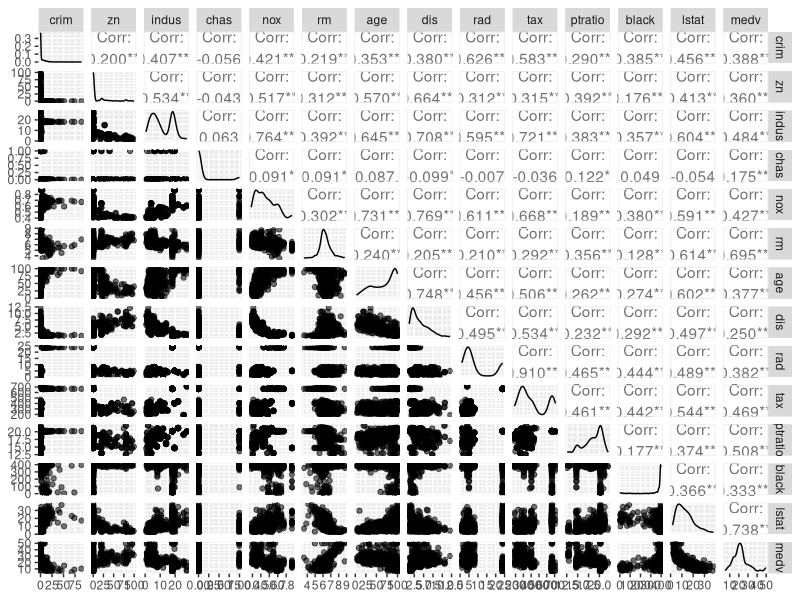
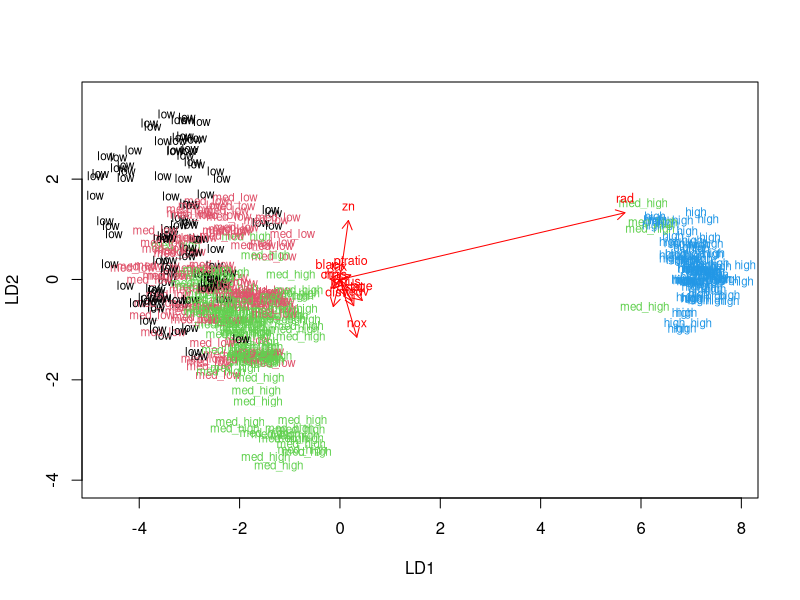
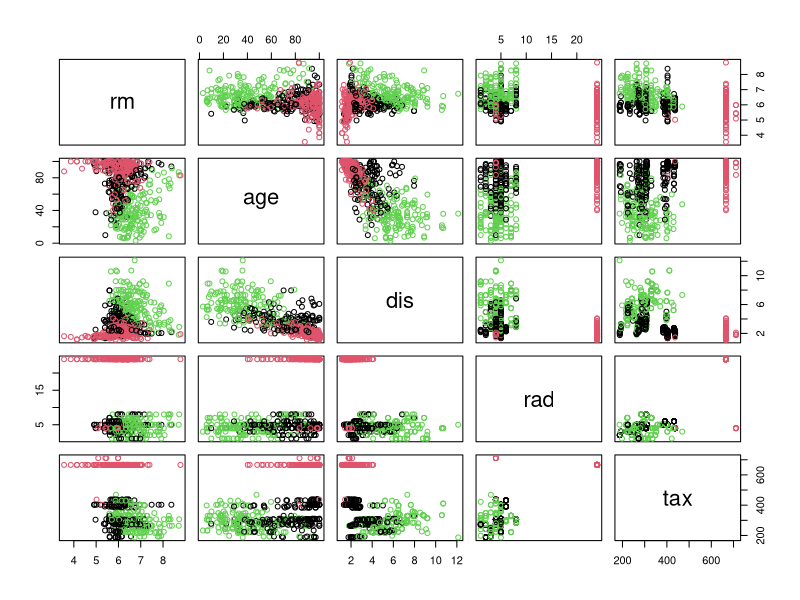
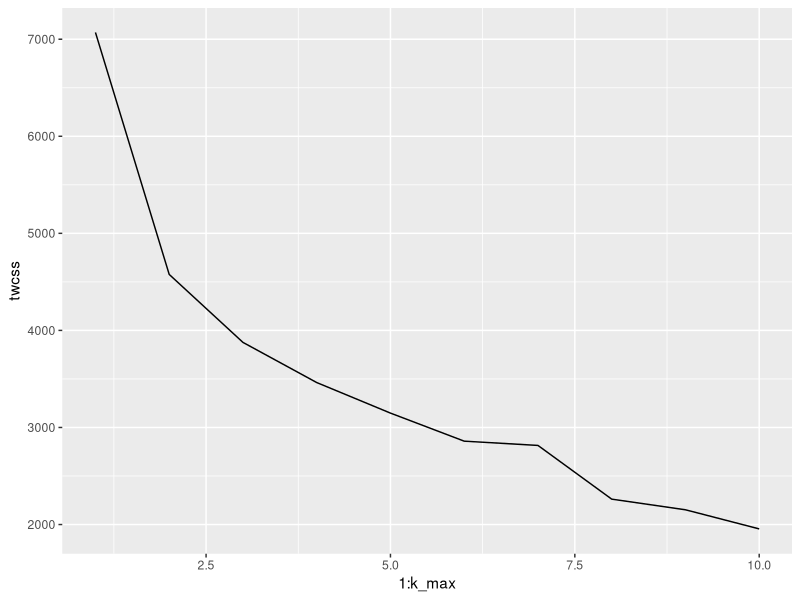
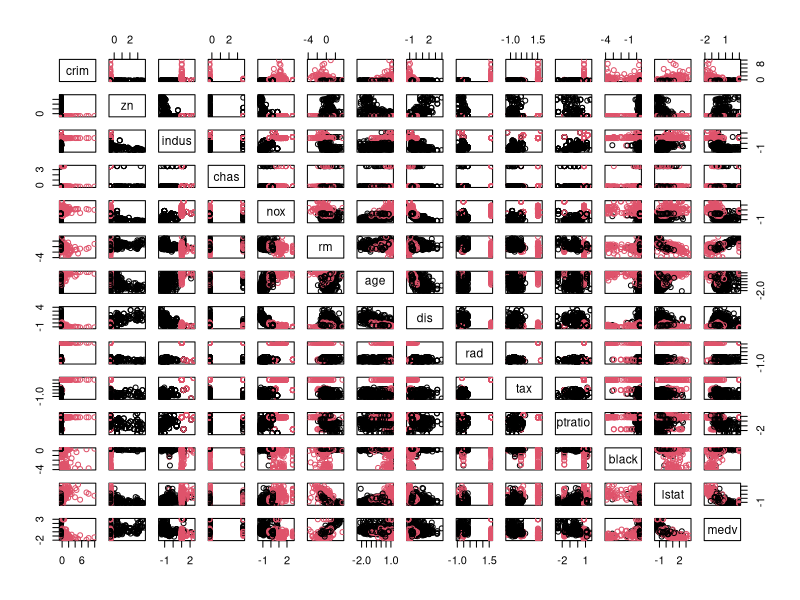

R code for these plots, in order:
## ---- chunk 1
#Import libraries
library(dplyr) 
library(ggplot2) 
library(GGally)
library(tidyr)
library(MASS)
## ---- chunk 2
data("Boston")

head(Boston)
str(Boston)
dim(Boston)
summary(Boston)


## ---- chunk 3
p <- ggpairs(Boston, mapping = aes(alpha = 0.3), lower = list(combo = wrap("facethist", bins = 20)))
p
## ---- chunk 4
boston_scaled <- scale(Boston) #Scale the data
summary(boston_scaled) #Print out the summaries of the variables

boston_scaled<-as.data.frame(boston_scaled) #change the  object to data frame
## ---- chunk 5
# create a quantile vector of crim and print it
bins <- quantile(boston_scaled$crim)
bins

# create a categorical variable 'crime'
crime <- cut(boston_scaled$crim, breaks = bins, include.lowest = TRUE, labels = c("low","med_low","med_high","high"))

# remove original "crim" from the dataset
boston_scaled <- dplyr::select(boston_scaled, -crim)

# add the new categorical value to scaled data
boston_scaled <- data.frame(boston_scaled, crime)


# number of rows in the Boston dataset 
n <- nrow(Boston)

# choose randomly 80% of the rows
ind <- sample(n,  size = n * 0.8)

# create train set
train <- boston_scaled[ind,]

# create test set with the rest of the rows
test <- boston_scaled[-ind,]

# save the correct classes from test data
correct_classes <- test$crime



## ---- chunk 6

# linear discriminant analysis on the train set using the categorial variable "crime"
lda.fit <- lda(crime ~., data = train)


#Print out the lda-fit object
lda.fit

# the function for lda biplot arrows
lda.arrows <- function(x, myscale = 1, arrow_heads = 0.1, color = "red", tex = 0.75, choices = c(1,2)){
  heads <- coef(x)
  arrows(x0 = 0, y0 = 0, 
         x1 = myscale * heads[,choices[1]], 
         y1 = myscale * heads[,choices[2]], col=color, length = arrow_heads)
  text(myscale * heads[,choices], labels = row.names(heads), 
       cex = tex, col=color, pos=3)
}

# target classes as numeric
classes <- as.numeric(train$crim)


# Finally, plot the lda results
plot(lda.fit, dimen = 2, col = classes, pch = classes)
lda.arrows(lda.fit, myscale = 1.5)

## ---- chunk 7

test <- dplyr::select(test, -crime) #remove the categorical crime variable from the test dataset.


lda.pred <- predict(lda.fit, newdata = test) # predict classes with test data 


# cross tabulate the results with the crime categories from the test set i.e "correct_classes
table(correct = correct_classes, predicted = lda.pred$class)
## ---- chunk 8
#Re-load the data 
data('Boston')
boston_scaled <- scale(Boston) #Scale/standradize the data again
## ---- chunk 9
# euclidean distance matrix
dist_eu <- dist(boston_scaled)
summary(dist_eu) #Look at the summary of the euclidean distances

# manhattan distance matrix

dist_man <- dist(boston_scaled,method = "manhattan")

summary(dist_man) #Look at the summary of Manhattan distances

## ---- chunk 10
#Run k-means algorithm on the dataset
km <-kmeans(boston_scaled, centers = 3)
pairs(Boston[6:10], col = km$cluster)

## ---- chunk 11
#K-means might produce different results every time, because it randomly assigns the initial cluster centers. The function set.seed() can be used to deal with that.
set.seed(123)
# determine the number of clusters
k_max <- 10

# calculate the total within sum of squares
twcss <- sapply(1:k_max, function(k){kmeans(boston_scaled, k)$tot.withinss})

# visualize the results
qplot(x = 1:k_max, y = twcss, geom = 'line')
## ---- chunk 12
# k-means clustering
km <-kmeans(boston_scaled, centers = 2)

# plot the Boston dataset with clusters
pairs(boston_scaled, col = km$cluster)


